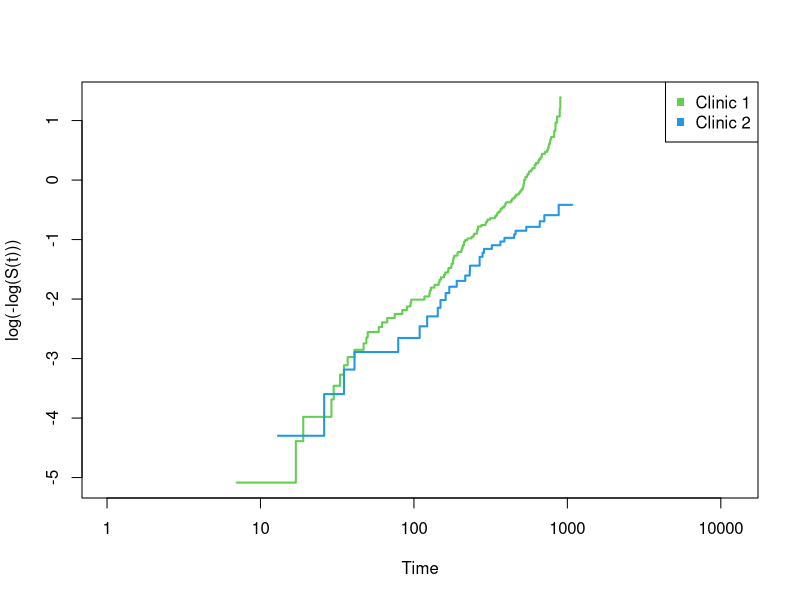
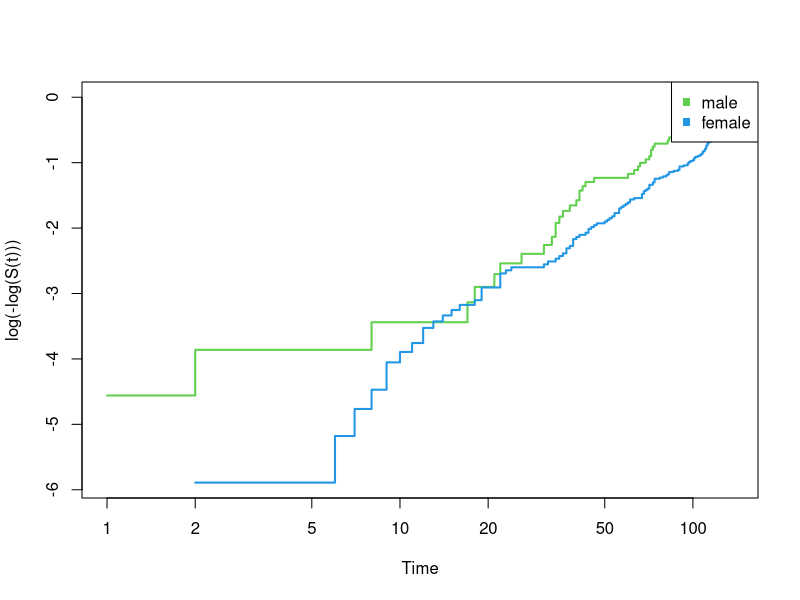

These charts were generated, in order, by the following R code: (Note: this script raises an error after producing the figures.)
## ---- chunk 1
knitr::opts_chunk$set(echo = TRUE)
## ---- chunk 2
library(tidyverse)
library(survival)
library(ggplot2)
## ---- chunk 3
hern <- read.csv("hern.txt", sep="")
## ---- chunk 4
fit = coxph(Surv(Time,Status)~Prison,data=hern)
summary(fit)
## ---- chunk 5
fit2 = coxph(Surv(Time,Status)~Prison+Clinic,data=hern)
fit3 = coxph(Surv(Time,Status)~Clinic,data=hern)
lrt = 2*(fit2$loglik[2]-fit3$loglik[2]) 
## ---- chunk 6
## calculate the df
df = length(coef(fit2)) - length(coef(fit3))
df ##output the df = 1
## ---- chunk 7
## calculate the p-value
pchisq(lrt,df=1,lower.tail = FALSE)
## ---- chunk 8
hern.fit = survfit(Surv(Time,Status)~Clinic,data=hern)
plot(hern.fit,fun="cloglog",xlab = "Time", ylab = "log(-log(S(t)))",col = 3:4,lwd=2,xlim=c(1,12000))
legend("topright",legend = c("Clinic 1","Clinic 2"),pch = rep(15,4),col = 3:4)
## ---- chunk 9
fitSC <- coxph(Surv(Time,Status)~Prison+strata(Clinic),data=hern)
summary(fitSC)
## ---- chunk 10
fitSC.int = coxph(Surv(Time,Status)~Prison*strata(Clinic),data=hern)
summary(fitSC.int)
## ---- chunk 11
#Compute GLRT statistic:
lrt.int = 2*(fitSC.int$loglik[2]-fitSC$loglik[2])
lrt.int ## 0.7183184
#Compute the df:
df.int =length(coef(fitSC.int)) - length(coef(fitSC))
df.int ## 1
#p-value:
pchisq(lrt.int,df=1,lower.tail = FALSE)
## ---- chunk 12
## Load the Data Set
retire <- read.table("retire.txt",header=TRUE,skip=2)
## ---- chunk 13
retire.fit <- coxph(Surv(time,death)~gender,data=retire)
summary(retire.fit)
## ---- chunk 14
retire.fit1 <- coxph(Surv(time,death)~gender+ageentry,data=retire)
retire.fit2 <- coxph(Surv(time,death)~ageentry,data=retire)
anova(retire.fit1)
## ---- chunk 15
anova(retire.fit2,retire.fit1)
## ---- chunk 16
retire.fitint <- coxph(Surv(time,death)~age*gender,data = retire)
summary(retire.fitint)
## ---- chunk 17
retire.fitnlint <- coxph(Surv(time,death)~age+gender,data = retire)
summary(retire.fitnlint)
## ---- chunk 18
lrtSC = 2*(retire.fitint$loglik[2]-retire.fitnlint$loglik[2])
lrtSC
## ---- chunk 19
dfSC = length(coef(retire.fitint)) - length(coef(retire.fitnlint))
dfSC # = 1
## ---- chunk 20
pchisq(lrtSC,df=1,lower.tail = FALSE)
## ---- chunk 21
retire.fit5 <- survfit(Surv(time,death)~gender,data=retire)
plot(retire.fit5,fun="cloglog",xlab = "Time", ylab = "log(-log(S(t)))",col = 3:4,lwd = 2)
legend("topright",legend = c("male","female"),pch = rep(15,4),col = 3:4)
## ---- chunk 22
## change 0s to .01, because otherwise survSplit won't run
z<-retire$time==0
for(i in 1:length(z)){
 if (z[i]==TRUE){
 retire$time[i]=.01
 }
 }
## ---- chunk 23
## construct a new data frame that split the time variable into before and after 48 months
retire.Splt <- survSplit(Surv(time,death)~., retire, cut = 48,
                            episode = "timegroup")
## show the first 5 rows of the new data set
head(retire.Splt,5)
## ---- chunk 24
retire.fit3 <- coxph(Surv(tstart,time,death)~gender*strata(timegroup)+ageentry,
                     data = retire.Splt)
summary(retire.fit3)
## ---- chunk 25
retire.fit4 <- coxph(Surv(tstart,time,death)~ageentry,
                     data = retire.Splt)
summary(retire.fit4)
## ---- chunk 26
anova(retire.fit3,retire.fit4)
## ---- chunk 27
retire.male <-coxph(Surv(tstart,time,death)~ageentry+(gender==1)*strata(timegroup==1),data=retire.Splt)
exp(confint(retire.male,level = 0.95))

retire.male2 <- coxph(Surv(tstart,time,death)~ageentry+(gender==1)*strata(timegroup==2),data=retire.Splt)
exp(confint(retire.male2,level = 0.95))

## ---- chunk 28
retire.fit6 <- coxph(Surv(tstart,time,death)~gender:strata(timegroup) + ageentry,data=retire.Splt)
summary(retire.fit6)
